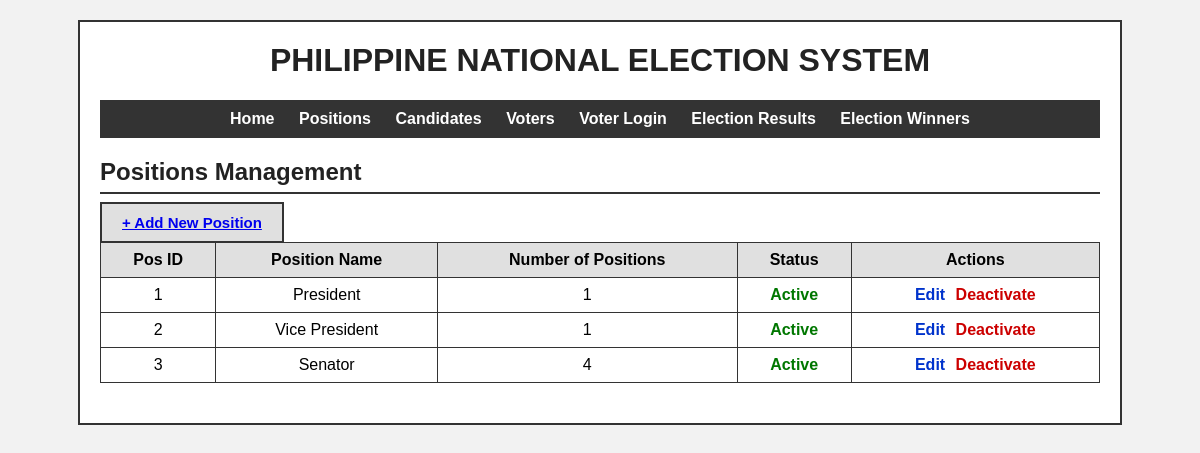
/positions.php, run on the app's committed database.
### tables this page shows
CREATE TABLE positions (
    posID INT AUTO_INCREMENT PRIMARY KEY,
    posName VARCHAR(100) NOT NULL,
    numOfPositions INT NOT NULL,
    posStat ENUM('Active','Inactive') NOT NULL DEFAULT 'Active'
);

### positions.php (the view)
<?php
include "db.php";
include "header.php";
$result = $conn->query("SELECT * FROM positions ORDER BY posID ASC");
?>
<h2>Positions Management</h2>
<a href="add_position.php" class="btn">+ Add New Position</a>
<table>
    <thead>
        <tr>
            <th>Pos ID</th>
            <th>Position Name</th>
            <th>Number of Positions</th>
            <th>Status</th>
            <th>Actions</th>
        </tr>
    </thead>
    <tbody>
        <?php if ($result->num_rows > 0) { ?>
            <?php while ($row = $result->fetch_assoc()) { ?>
                <tr>
                    <td><?php echo htmlspecialchars($row['posID']); ?></td>
                    <td><?php echo htmlspecialchars($row['posName']); ?></td>
                    <td><?php echo htmlspecialchars($row['numOfPositions']); ?></td>
                    <td>
                        <?php if ($row['posStat'] === 'Active') { ?>
                            <span class="status-active">Active</span>
                        <?php } else { ?>
                            <span class="status-inactive">Inactive</span>
                        <?php } ?>
                    </td>
                    <td>
                        <a class="action-link" href="update_position.php?id=<?php echo $row['posID']; ?>">Edit</a>
                        <?php if ($row['posStat'] === 'Active') { ?>
                            <a class="action-link deactivate-link" href="deactivate_position.php?id=<?php echo $row['posID']; ?>">Deactivate</a>
                        <?php } else { ?>
                            <a class="action-link activate-link" href="deactivate_position.php?id=<?php echo $row['posID']; ?>">Activate</a>
                        <?php } ?>
                    </td>
                </tr>
            <?php } ?>
        <?php } else { ?>
            <tr>
                <td colspan="5">No positions found.</td>
            </tr>
        <?php } ?>
    </tbody>
</table>
<?php include "footer.php"; $conn->close(); ?>

### style.css (style rules this page uses)
body { font-family: Arial, Helvetica, sans-serif; background-color: #f2f2f2; margin: 0; padding: 20px; }
h2 { border-bottom: 2px solid #333333; padding-bottom: 6px; color: #222222; }
table { width: 100%; border-collapse: collapse; margin-top: 10px; margin-bottom: 20px; }
table th, table td { border: 1px solid #333333; padding: 8px; text-align: center; }
table th { background-color: #e0e0e0; }
form button, .btn { margin-top: 15px; padding: 10px 20px; font-size: 15px; font-weight: bold; border: 2px solid #333333; background-color: #e0e0e0; cursor: pointer; }
.action-link { margin: 0 3px; text-decoration: none; font-weight: bold; color: #0033cc; }
.deactivate-link { color: #cc0000; }
.status-active { color: #007700; font-weight: bold; }

### data on the page
positions: posID "1", posName "President", numOfPositions "1", posStat "Active"
positions: posID "2", posName "Vice President", numOfPositions "1", posStat "Active"
positions: posID "3", posName "Senator", numOfPositions "4", posStat "Active"
